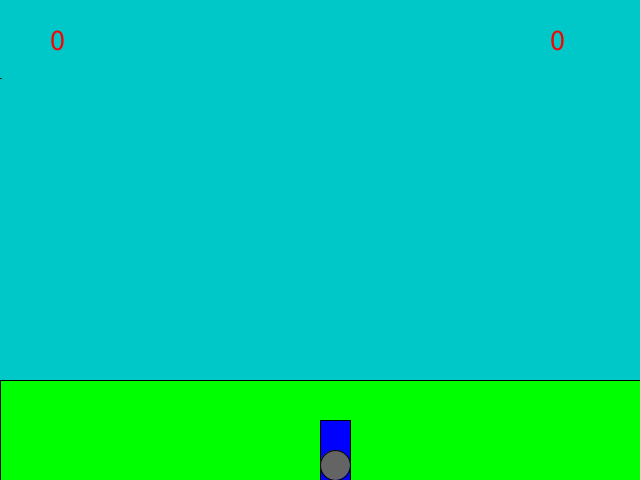
Frame 1 (no input)
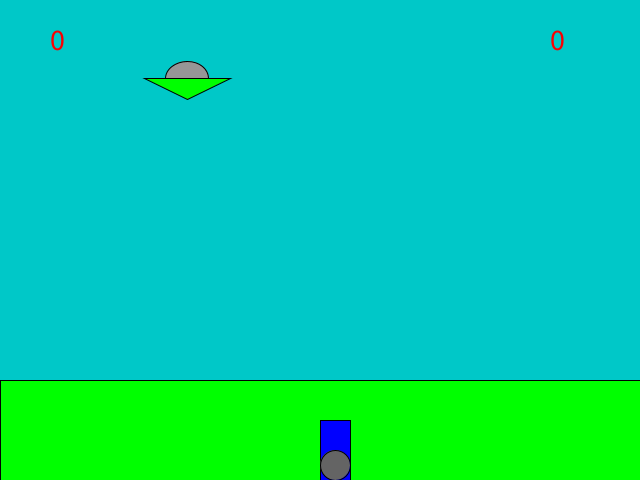
Frame 60 (the mouse pressed at the canvas centre just before this capture)
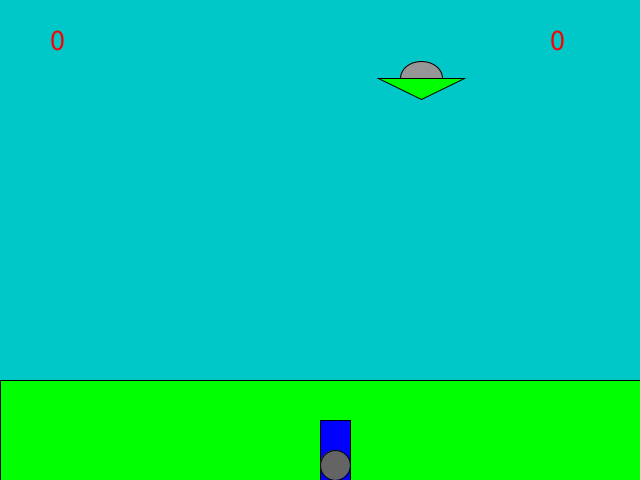
Frame 120 (the mouse held since frame 60 and released just before this capture)

The Processing sketch that drew these frames (run headless with seeded random() and noise(); from frame 60 on, the mouse is pressed at the canvas centre):

// Processing sketch: marsAttackCasiCompleto
// ── marsAttackCasiCompleto.pde
/*falta resolver estados de juego )  */

float nx, ny, ntam, nvel; 
int cx, cy, ctam;
int bx, by, btam; // variables proyectil
boolean balaDisparada, naveDerribada ;
int derribadas, perdidas;
void setup() {
  size(640, 480);

  ntam = random(30, 50);
  nx =-ntam;
  ny = random(ntam/2, height/2);
  nvel = random(2, 4);

  ctam = 60;
  cx = width/2;
  cy = height-ctam;

  btam = ctam/2;
  bx = cx+btam/2;
  by = height-btam/2;
  balaDisparada = false;
}
void draw() {
  background(0, 200, 200);
  textSize(30);
  fill(250, 0, 0);
  text(derribadas, 50, 50); // cuenta derribadas
  text(perdidas, 550, 50);

  fill(0, 255, 0);
  rect(0, height-100, width, 100);

  // la nave ---//
  fill(150);
  ellipse(nx, ny, ntam, ntam*0.8);
  fill(0, 255, 0);
  triangle(nx-ntam, ny, nx+ntam, ny, nx, ny+ntam/2);
  nx+=nvel;
  if (nx>width+ntam) { // si sale de la ventana
    nx =-ntam;
    ny = random(ntam/2, height/2);
    ntam = random(30, 50);
    nvel = random(2, 4);
    perdidas ++;
  }
  if (naveDerribada) {
    ntam = random(30, 50);
    nx =-ntam;
    ny = random(ntam/2, height/2);
    nvel = random(2, 4);
    naveDerribada = false;
  }

  // el cañon
  if (keyPressed) {
    if (keyCode==RIGHT && cx <width-ctam/2) {
      cx += 3;
    }
    if (keyCode==LEFT && cx>0) {
      cx -= 3;
    }
  }

  fill(0, 0, 255);
  rect(cx, cy, ctam/2, ctam);

  /// PROYECTIL --////////////
  fill(100);
  ellipse(bx, by, btam, btam);
  if (balaDisparada && by>-btam/2) { // es pregunta balaDisparada == true
    by-=5;
  } else { // SI NO ESTA DISPARADA
    bx = cx+btam/2; // sigue al cañon
    by = height-btam/2;
    balaDisparada = false; // disparada == false
  }
  //-- derribar nave --//////

  float distanciaDisparo = dist(bx, by, nx, ny);
  if (distanciaDisparo<btam/2+ntam/2) {
    balaDisparada = false;
    naveDerribada = true;
    derribadas ++; // sumo un nave derribada mas
  }
}

void keyPressed() {
  if (keyCode == ' ' || keyCode == UP) {
    balaDisparada = true;
  }
}
